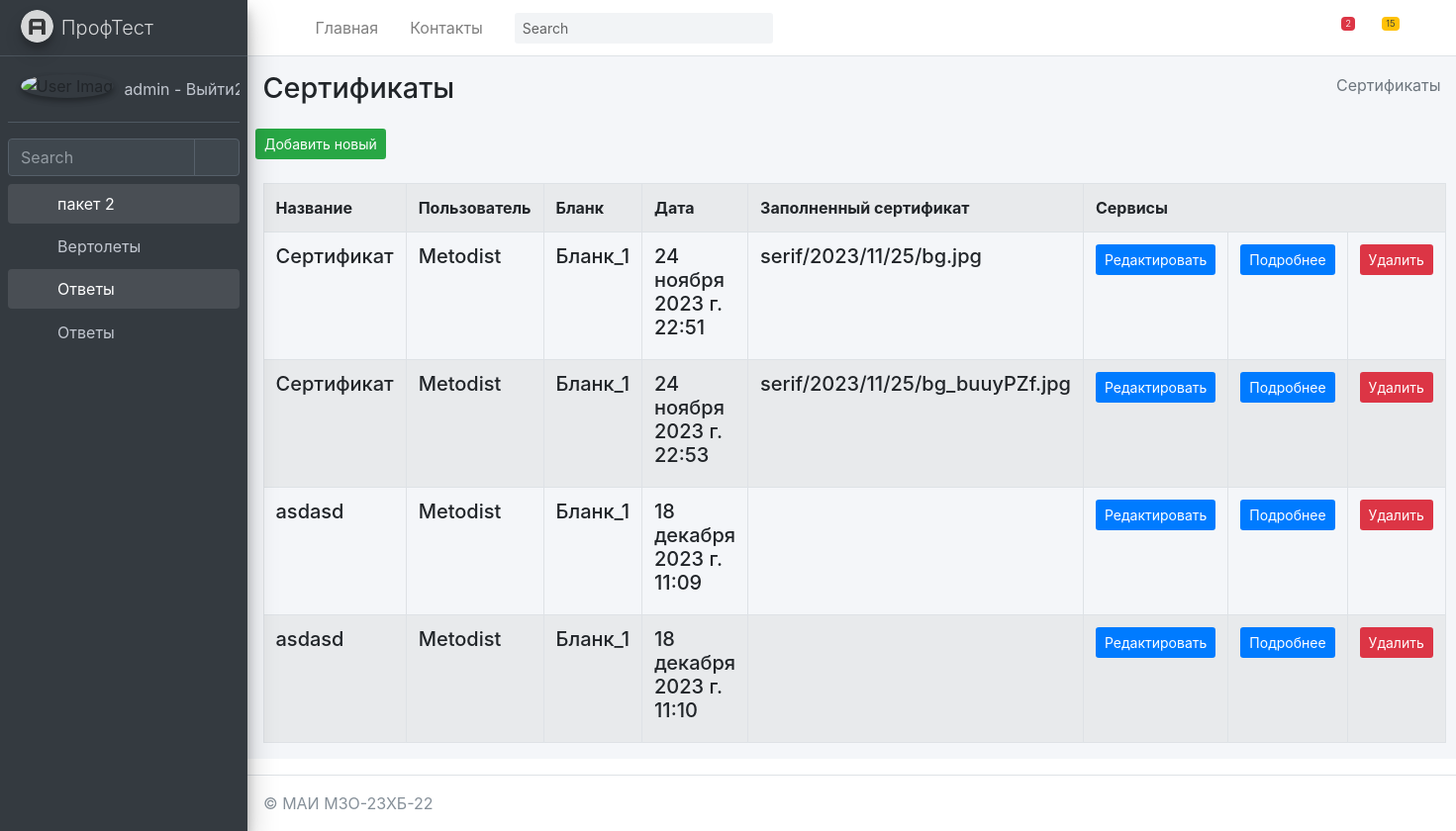
The app's page /testik/Sertif/ (signed in) with its own data.
### mysite/testik/models.py (models this page shows, shortened)
class Sertif(models.Model):
    title = models.TextField(max_length=50, verbose_name="Название")
    users = models.ForeignKey(User, on_delete=models.PROTECT, verbose_name="Пользователь", related_name="SertifUser")
    blank = models.ForeignKey(Blank, on_delete=models.PROTECT, verbose_name="Бланк", related_name="BlankSertif")
    date = models.DateTimeField(auto_now_add=True, verbose_name="Дата")
    filled_sertif = models.ImageField(upload_to='serif/%Y/%m/%d', blank=True, verbose_name="Заполненный сертификат")
    class Meta:
        ordering = ["-title"]
        verbose_name = "Сертификат"
        verbose_name_plural = "Сертификаты"

### mysite/anketa/models.py (models this page shows, shortened)
class Blank(models.Model):
    title = models.TextField(max_length=50, verbose_name="Название")
    image_full = models.ImageField(upload_to='blank/%Y/%m/%d', blank=True, verbose_name="Изображение")
    image_one = models.ImageField(upload_to='blank/%Y/%m/%d', blank=True, verbose_name="Изображение")
    class Meta:
        ordering = ["-title"]
        verbose_name = "Бланк"
        verbose_name_plural = "Бланки"
    def __str__(self):
        return self.title

### mysite/testik/views.py (the view)
# urls.py: path('Sertif/', SertifView.as_view(), name='Sertif'),
@method_decorator(login_required(login_url='/login/'), name='dispatch')
class SertifView(ListView):
	model = Sertif
	context_object_name = 'Sertif_list'
	success_url = reverse_lazy('testik:SertifView')
	paginate_by = item_for_page
	def get_context_data(self, *, object_list=None, **kwargs):
		context = super(SertifView,self).get_context_data(**kwargs)
		context['sometry'] = self.model._meta.verbose_name_plural
		context['col1name'] = self.model._meta.get_field("title").verbose_name
		context['col2name'] = self.model._meta.get_field("users").verbose_name
		context['col3name'] = self.model._meta.get_field("blank").verbose_name
		context['col4name'] = self.model._meta.get_field("date").verbose_name
		context['col5name'] = self.model._meta.get_field("filled_sertif").verbose_name
		context['collastname'] = 'Cервисы'
		return context

### mysite/testik/templates/testik/sertif_list.html (shortened to what this page needs)
{% extends "testik/base.html" %}
{% block content %}
{% load testik_tags %}
<div class="content-wrapper">
    {% block sidebar %}
    {% include 'testik/includes/_breadcrumb.html' %}
    {% endblock %}
    <section class="content">
        <button class="btn bg-success btn-sm">
            <a href="{% url 'testik:SertifCreate' %}" class=''>
                Добавить новый
            </a>
        </button>
        <br><br>
        <div class="container-fluid row">
            <div class="col-md-12">
                <table class="table table-striped table-bordered ">
                    <tr>
                        <th class="w-10">{{ col1name }}</th>
                        <th class="w-25">{{ col2name }}</th>
                        <th class="w-25">{{ col3name }}</th>
                        <th class="w-25">{{ col4name }}</th>
                        <th class="w-25">{{ col5name }}</th>
                        <th colspan="3">Сервисы</th>
                    </tr>
                    {% for item in Sertif_list %}
                    <tr>
                        <td>
                            <h5 class="testikd-title">
                                {{ item.title }}
                            </h5>
                        </td>
                        <td>
                            <h5 class="testikd-title">
                                {{ item.users }}
                            </h5>
                        </td>
                        <td>
                            <h5 class="testikd-title">
                                {{ item.blank }}
                            </h5>
                        </td>
                        <td>
                            <h5 class="testikd-title">
                                {{ item.date }}
                            </h5>
                        </td>
                        <td>
                            <h5 class="testikd-title">
                                {{ item.filled_sertif }}
                            </h5>
                        </td>
                        <td>
                            <button class="btn bg-primary  btn-sm">
                                <a href="{% url 'testik:SertifUpdate' item.pk %}">Редактировать</a>
                            </button>
                        </td>
                        <td>
                            <button class="btn bg-primary  btn-sm">
                                <a href="{% url 'testik:SertifDetail' item.pk %}">Подробнее</a>
                            </button>
                        </td>
                        <td>
                            <button class="btn bg-danger  btn-sm" >
                                <a href="{% url 'testik:SertifDelete' item.pk %}">Удалить</a>
                            </button>
                        </td>
                    </tr>
                    {% endfor %}
                </table>
            </div>
        </div>
    </section>
</div>
{% endblock %}

### mysite/templates/includes/full_sidebar.html
<aside class="main-sidebar sidebar-dark-primary elevation-4">
    <a href="/" class="brand-link">
        <img src="{{ ASSETS_ROOT }}/img/AdminLTELogo.png" alt="AdminLTE Logo" class="brand-image img-circle elevation-3"
             style="opacity: .8">
        <span class="brand-text font-weight-light">ПрофТест</span>
    </a>
    <div class="sidebar">
        <div class="user-panel mt-3 pb-3 mb-3 d-flex">
            <div class="image">
                <img src="{{ ASSETS_ROOT }}/img/user2-160x160.jpg" class="img-circle elevation-2" alt="User Image">
            </div>
            <div class="info">
                <a href="{% url 'logout' %}" class="d-block">
                    {{ request.user.username }} - Выйти2
                </a>
            </div>
        </div>
        <div class="form-inline">
            <div class="input-group" data-widget="sidebar-search">
                <input class="form-control form-control-sidebar" type="search" placeholder="Search" aria-label="Search">
                <div class="input-group-append">
                    <button class="btn btn-sidebar">
                        <i class="fas fa-search fa-fw"></i>
                    </button>
                </div>
            </div>
        </div>
        <nav class="mt-2">
            <ul class="nav nav-pills nav-sidebar flex-column" data-widget="treeview" role="menu" data-accordion="false">
                {% for item1 in SIDEBAR %}
                    <li class="nav-item {% if 'children' in item1 %} has-treeview menu-is-opening menu-open {% endif %}">
                    <a href="{% if 'children' in item1 %}#{% else %}{{ item1.url }}{% endif %}" class="nav-link">
                        <i class="nav-icon fas fa-circle {{ item1.color }}"></i>
                        <p>
                            {{ item1.name }}
                            {% if 'children' in item1 %}<i class="right fas fa-angle-left"></i>{% endif %}
                        </p>
                    </a>
                    <ul class="nav nav-treeview">
                    {% if 'children' in item1 %}
                        {% for item2 in item1.children %}
                            <li class="nav-item">
                                <a href="{{ item2.url }}" class="nav-link">
                                    <i class="far fa-circle nav-icon"></i>
                                    <p>{{ item2.name }}</p>
                                </a>
                            </li>
                        {% endfor %}
                    {% endif %}
                    </ul>
                    </li>
                {% endfor %}
            </ul>
        </nav>
    </div>
</aside>

### records on screen
Sertif: title "Сертификат", users "Metodist", blank "Бланк_1", date "24 ноября 2023 г. 22:51", filled_sertif "serif/2023/11/25/bg.jpg"
Sertif: title "Сертификат", users "Metodist", blank "Бланк_1", date "24 ноября 2023 г. 22:53", filled_sertif "serif/2023/11/25/bg_buuyPZf.jpg"
Sertif: title "asdasd", users "Metodist", blank "Бланк_1", date "18 декабря 2023 г. 11:09"
Sertif: title "asdasd", users "Metodist", blank "Бланк_1", date "18 декабря 2023 г. 11:10"

### other values on screen
{{ request.user.username }} "admin"
{{ item1.name }} "пакет 2" "Ответы"
{{ item2.name }} "Вертолеты" "Ответы"
{{ sometry }} "Сертификаты"
{{ col1name }} "Название"
{{ col2name }} "Пользователь"
{{ col3name }} "Бланк"
{{ col4name }} "Дата"
{{ col5name }} "Заполненный сертификат"
